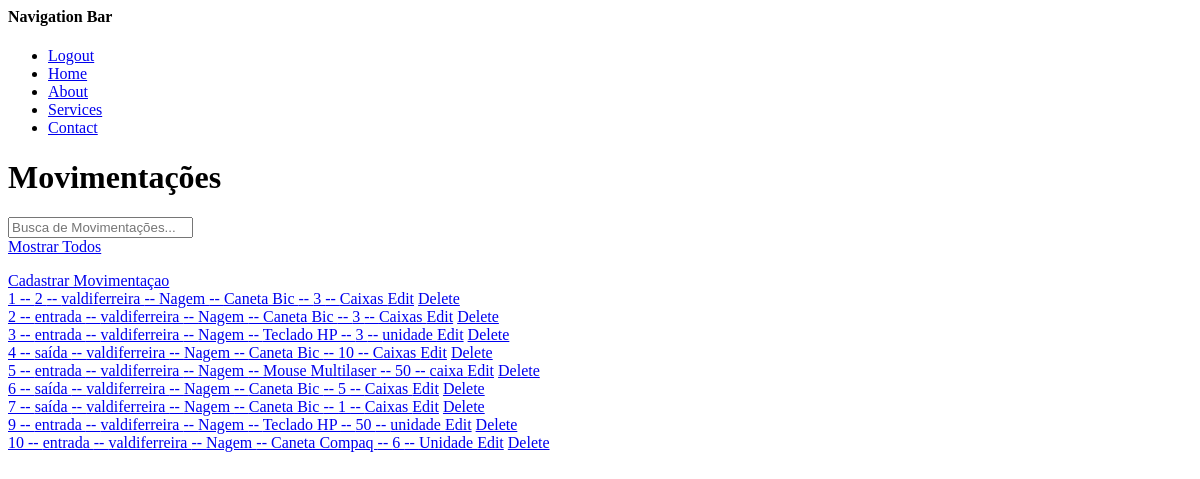
Before: /movimentacao/ (signed in) with the older database file.
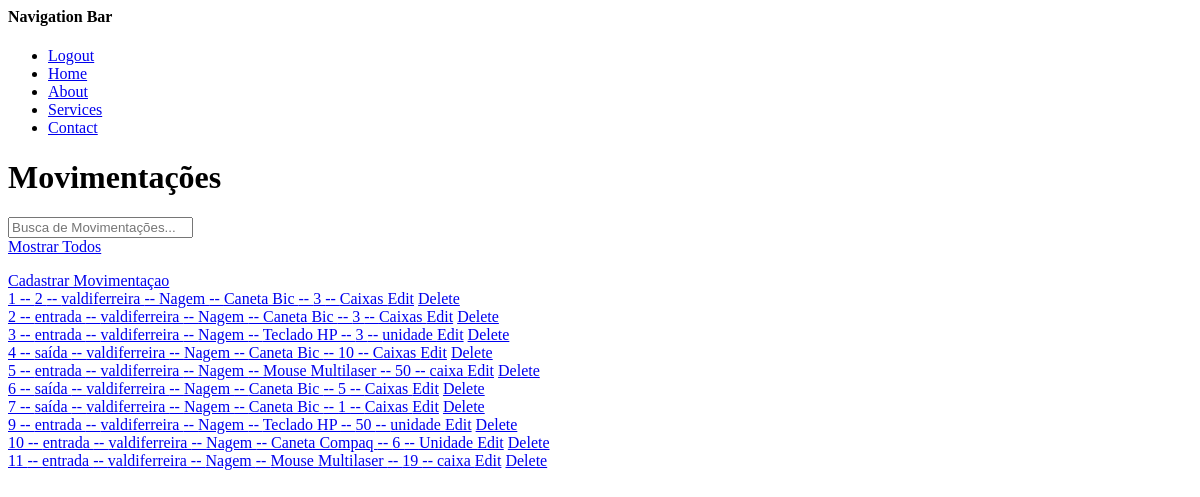
After: the same page with the newer database file.
### base/models.py (models this page shows, shortened)
class Moviment (models.Model):
    status_choices = [("entrada","entrada"),("saída","saída")]
    user = models.ForeignKey(User, on_delete=models.RESTRICT)
    sector = models.ForeignKey(Sector, on_delete=models.RESTRICT)
    supplier = models.ForeignKey(Supplier, on_delete=models.RESTRICT)
    local_store = models.ForeignKey(LocalStore, on_delete=models.RESTRICT)
    material = models.ForeignKey(Material, on_delete=models.RESTRICT)
    status = models.CharField(unique=False, max_length=10, null=False
                              , choices=status_choices)
    quantity = models.IntegerField(null=False, blank=False)
    updated = models.DateTimeField(auto_now=True)
    created = models.DateTimeField(auto_now_add=True)

class Supplier (models.Model):
    name = models.CharField(unique=True, max_length=100, null=False)
    description = models.TextField(unique=False, null=True)
    cnpj = models.CharField(unique=True, max_length=100, null=False)
    updated = models.DateTimeField(auto_now=True)
    created = models.DateTimeField(auto_now_add=True)
    def __str__(self):
        return self.name

class Material (models.Model):
    name = models.CharField(unique=True, max_length=100, null=False)
    description = models.TextField(unique=False, null=True)
    measureUnit = models.CharField(unique=False, max_length=30, null=False)
    updated = models.DateTimeField(auto_now=True)
    created = models.DateTimeField(auto_now_add=True)
    class Meta:
        ordering = ["name"]
    def __str__(self):
        return self.name

### base/views.py (the view)
# urls.py: path("movimentacao/", views.moviment, name="moviment"),
@login_required(login_url="login")
def moviment(request):
    q=request.GET.get("q") if request.GET.get("q") != None else ''
    moviments=Moviment.objects.filter(Q(status__contains=q) | Q(sector__name__contains=q) )
    context={"moviments":moviments}
    return render(request,"base/moviment.html", context)

### base/templates/base/moviment.html (shortened to what this page needs)
{%extends "main.html"%}
{%block content%}
<h1> Movimentações </h1>
<div>
    <form method = "GET" action = "/movimentacao/">
    <input type="text" name="q" placeholder="Busca de Movimentações..."/>
    <a href="{% url 'moviment' %}"> Mostrar Todos </a>
</div>
<a href="{% url 'create_moviment' %}"> Cadastrar Movimentaçao </a>
<div>
    {%for moviment in moviments%}
        <div>
        <a href="/movimentacao/{{moviment.id}}">{{moviment.id}} -- {{moviment.status}} -- {{moviment.user}} -- {{moviment.supplier}} -- {{moviment.material}} -- {{moviment.quantity}} -- {{moviment.material.measureUnit}} </a>
        <a href="/atualizar-movimentacao/{{moviment.id}}">Edit</a>
        <a href="/remover-movimentacao/{{moviment.id}}">Delete</a>
        </div>
    {%endfor%}
</div>
{%endblock content%}

Changed rows visible on the page:
added Moviment: id "11", status "entrada", user "valdiferreira", supplier "Nagem", material "Mouse Multilaser", quantity "19", material.measureUnit "caixa"
